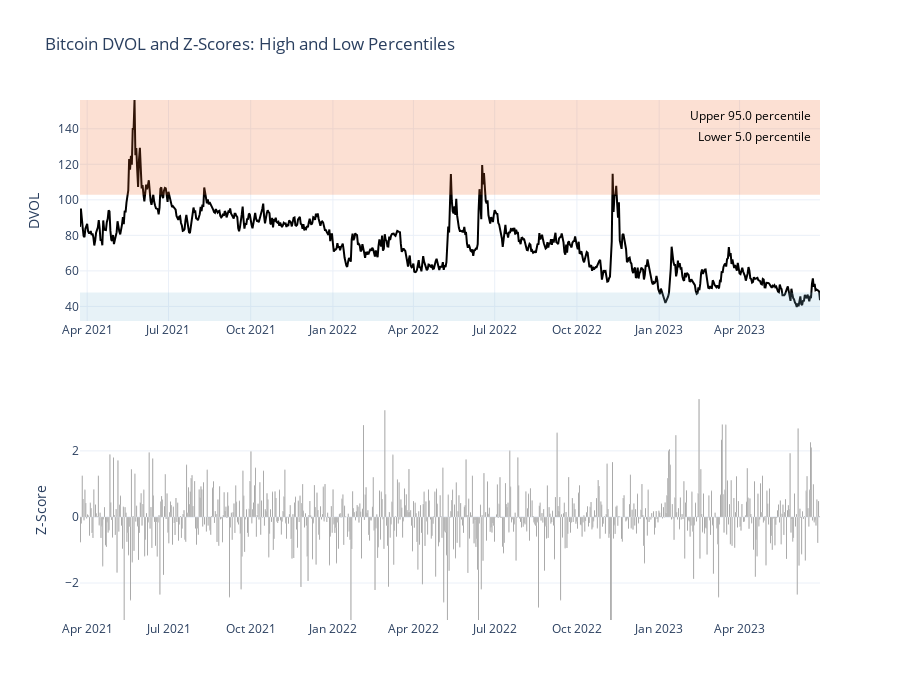

Write notebook code for a chart like this one.
### Code cell
plot_close(z_scores, 0.05, 0.95)

### Figure 1 — Plotly figure (JSON) as saved in the notebook; plotly's stock layout.template omitted (floating-point values rounded to 4 significant figures; data arrays with more than 128 entries replaced by an {"elided": "..."} marker saying what was removed)
{"data": [{"line": {"color": "black"}, "mode": "lines", "name": "DVOL", "type": "scatter", "x": {"elided": "829 str values"}, "xaxis": "x", "y": {"elided": "829 float values"}, "yaxis": "y"}, {"marker": {"color": "black"}, "name": "Z-Score", "showlegend": false, "type": "bar", "x": {"elided": "829 str values"}, "xaxis": "x2", "y": {"elided": "829 float values"}, "yaxis": "y2"}], "layout": {"annotations": [{"font": {"color": "black"}, "showarrow": false, "text": "Upper 95.0 percentile", "x": 0.99, "xref": "paper", "y": 0.99, "yref": "paper"}, {"font": {"color": "black"}, "showarrow": false, "text": "Lower 5.0 percentile", "x": 0.99, "xref": "paper", "y": 0.95, "yref": "paper"}], "height": 700, "shapes": [{"fillcolor": "#f16623", "line": {"width": 0}, "opacity": 0.2, "type": "rect", "x0": "2021-03-24T00:00:00", "x1": "2023-06-30T00:00:00", "xref": "x", "y0": 102.9, "y1": 156.2, "yref": "y"}, {"fillcolor": "#89bed8", "line": {"width": 0}, "opacity": 0.2, "type": "rect", "x0": "2021-03-24T00:00:00", "x1": "2023-06-30T00:00:00", "xref": "x", "y0": 31.8, "y1": 47.87, "yref": "y"}], "showlegend": false, "title": {"text": "Bitcoin DVOL and Z-Scores: High and Low Percentiles"}, "xaxis": {"anchor": "y", "domain": [0, 1]}, "xaxis2": {"anchor": "y2", "domain": [0, 1]}, "yaxis": {"anchor": "x", "domain": [0.575, 1], "range": [31.8, 156.2], "title": {"text": "DVOL"}}, "yaxis2": {"anchor": "x2", "domain": [0, 0.425], "range": [-3.12, 3.57], "title": {"text": "Z-Score"}}}}
